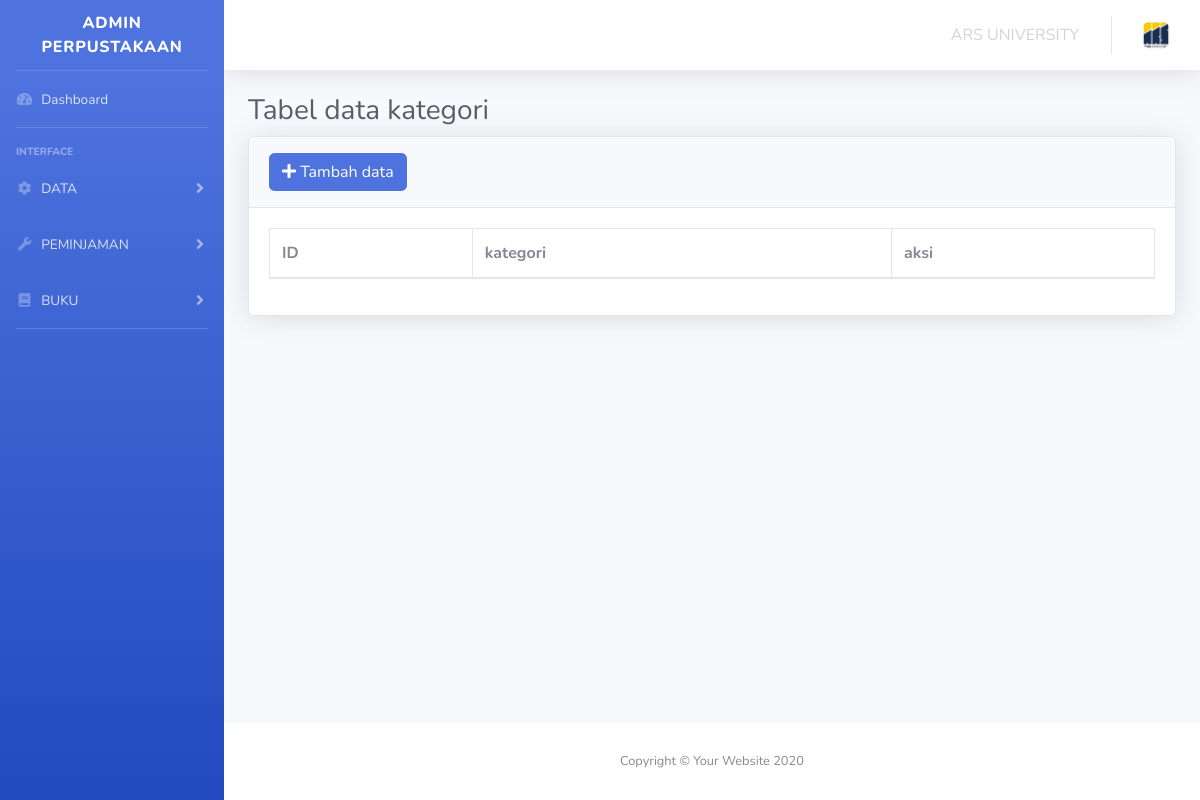
Page /files/views/template/kategori.php on the earlier database version.
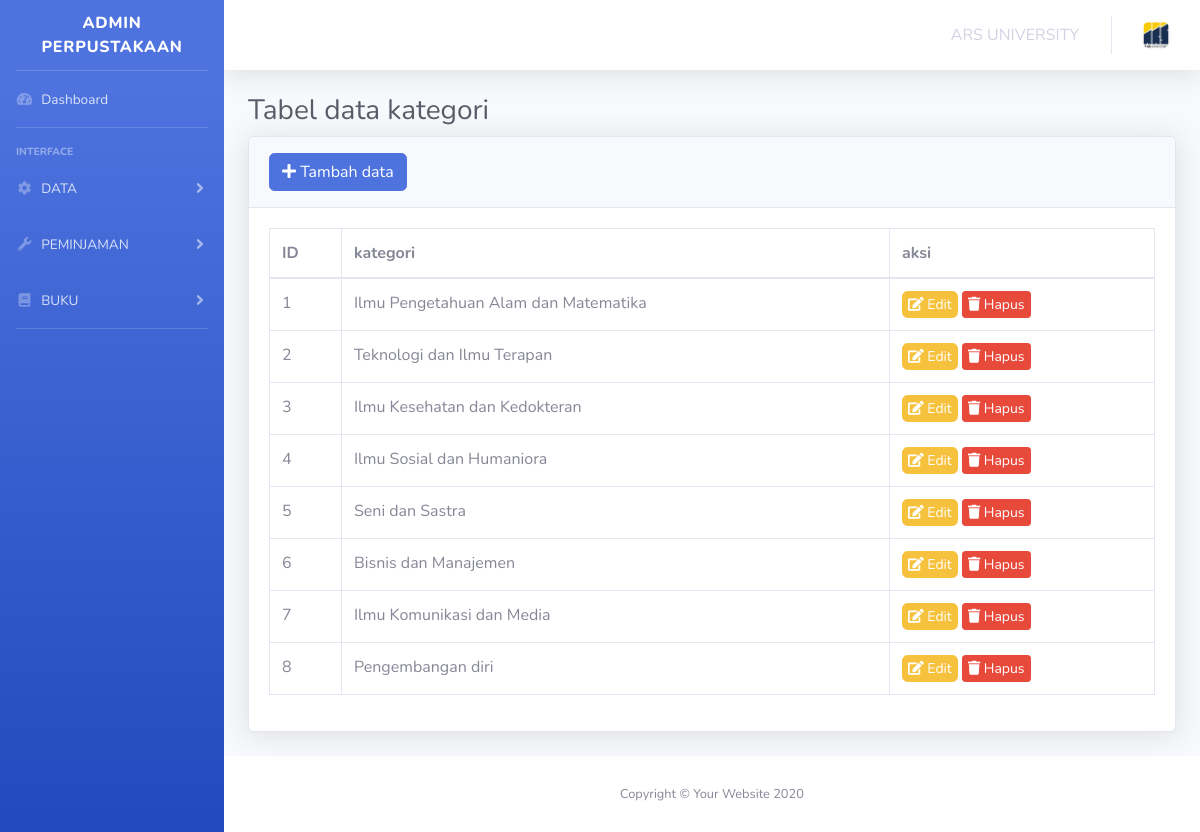
Same page on the later database version.
### tables this page shows
CREATE TABLE `kategori` (
  `id_kategori` int(11) NOT NULL,
  `nama_kategori` varchar(255) NOT NULL
);

### files/views/template/kategori.php (the view, shortened to what the changed rows need)
<!DOCTYPE html>
<html lang="en">
<head>
    <link href="../../../../PERPUSTAKAAN/files/public/vendor/fontawesome-free/css/all.min.css" rel="stylesheet" type="text/css">
    <link href="../../../../PERPUSTAKAAN/files/public/css/sb-admin-2.min.css" rel="stylesheet">
    <link href="../../../../PERPUSTAKAAN/files/public/vendor/datatables/dataTables.bootstrap4.min.css" rel="stylesheet">
</head>
<?php
include(__DIR__ . '/../../app/koneksi.php');
$query = mysqli_query($conn, "SELECT * FROM kategori ORDER BY id_kategori ASC");
?>
<body id="page-top">
    <div id="wrapper">
        <div id="content-wrapper" class="d-flex flex-column">
            <div id="content">
                <div class="container-fluid">
                    <h1 class="h3 mb-2 text-gray-800 page-heading">Tabel data kategori</h1>
                    <div class="card shadow mb-4">
                        <div class="card-body">
                            <div class="table-responsive">
                                <table class="table table-bordered" id="dataTable" width="100%" cellspacing="0">
                                    <thead>
                                        <tr>
                                            <th>ID</th>
                                            <th>kategori</th>
                                            <th>aksi</th>
                                        </tr>
                                    </thead>
                                    <tbody>
                                        <?php
                                        $id_kategori = 1;
                                        while ($data = $query->fetch_object()) {
                                        ?>
                                            <tr>
                                                <td><?= $id_kategori; ?></td>
                                                <td><?= $data->nama_kategori; ?></td>
                                                <td>
                                                    <a href="?edit=<?= $data->id_kategori; ?>" class="btn btn-warning" style="font-size: 14px; padding: 2px 5px;" data-target="#editModal">
                                                        <i class="fa fa-edit" style="font-size: 14px;"></i> Edit
                                                    </a>
                                                    <a href="?hapus=<?= $data->id_kategori; ?>" class="btn btn-danger btn-sm" style="font-size: 14px; padding: 2px 5px;" onclick="return confirm('Yakin menghapus data ini?');">
                                                        <i class="fa fa-trash" style="font-size: 14px;"></i> Hapus
                                                    </a>
                                                </td>
                                            </tr>
                                        <?php
                                            $id_kategori++;
                                        }
                                        ?>
                                    </tbody>
                                </table>
                            </div>
                        </div>
                    </div>
                </div>
            </div>
        </div>
    </div>
</body>
</html>

Differences in the rows shown:
added kategori: nama_kategori "Ilmu Pengetahuan Alam dan Matematika"
added kategori: nama_kategori "Teknologi dan Ilmu Terapan"
added kategori: nama_kategori "Ilmu Kesehatan dan Kedokteran"
added kategori: nama_kategori "Ilmu Sosial dan Humaniora"
added kategori: nama_kategori "Seni dan Sastra"
added kategori: nama_kategori "Bisnis dan Manajemen"
added kategori: nama_kategori "Ilmu Komunikasi dan Media"
added kategori: nama_kategori "Pengembangan diri"
